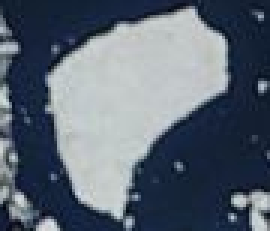
%> input picture floe.tif, 90 x 77 px (shown 3 times larger)
$ octave DetectFloe_FullCode.m   (GNU Octave 9; MATLAB toolbox functions it lacks are replaced by stand-ins)
%> lines starting %> are read from the running program, lines starting %| are printed output that depends on the picture; in (x1, y1, x2, y2) boxes, pixels count from 0 and x2, y2 are one past the last pixel; in counts of white or black regions, pixels touching at a corner belong together; the program's own positions count from 1
clear all; close all; clc;

%% Step 1: Read Image
I = imread('floe.tif');
%> I is the input picture: size 77x90x3 uint8; mean R, G, B 91.3, 101.7, 114.8

f1 = figure(1);
s1 = subplot(2,2,1);

imshow(I);

title('Step 01: Original Image', 'Color', 'k');


%% Step 2: Detect Edges of the Floe

% turn image to grayscale for input to edge function
I = rgb2gray(I);
%> I: size 77x90 uint8

%detect edges
BWs = edge(I,'sobel');
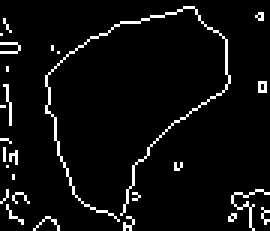
%> BWs: size 77x90 logical (shown 3 times larger); 5.2% white in thin lines or dots

% Display the resulting mask.
s2 = subplot(2,2,2);
imshow(BWs);
title('Step 02: Binary Gradient Mask', 'Color', 'k')

%% Step 3: Dilate the Image
se90 = strel('line',3,90);
se0 = strel('line',3,0);

BWsdil = imdilate(BWs,[se90 se0]);
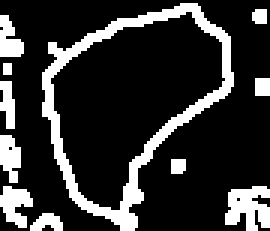
%> BWsdil: size 77x90 logical (shown 3 times larger); 19.9% white; 11 white regions (1 under 20 px), largest, box (x1, y1, x2, y2) and area: (14, 1, 78, 77) 776, (75, 62, 90, 77) 158, (0, 62, 11, 76) 96

%Display the dialated edge
s3 = subplot(2,2,3);
imshow(BWsdil);
title('Step 03: Dilated Gradient Mask', 'Color', 'k')

%% Step 4: Fill Interior Gaps

BWdfill = imfill(BWsdil,'holes');
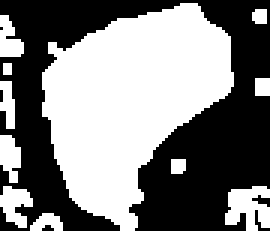
%> BWdfill: size 77x90 logical (shown 3 times larger); 50.7% white; 6 black regions (5 under 20 px), largest, box (x1, y1, x2, y2) and area: (0, 0, 90, 77) 3384

% display the filled floe
s4 = subplot(2,2,4);
imshow(BWdfill);

title('Step 04: Binary Image with Filled Holes', 'Color', 'k')

%% Step 5: Remove Small Objects


BWnobord = bwareaopen(BWdfill,800);
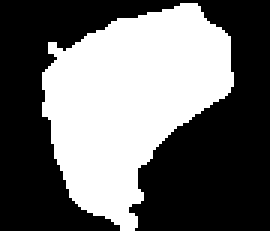
%> BWnobord: size 77x90 logical (shown 3 times larger); 41.9% white; 1 white region, box (x1, y1, x2, y2) and area: (14, 1, 78, 77) 2907

%create a new figure
f2 = figure(2);
s5 = subplot(2,2,1);
imshow(BWnobord);
title('Step 05: Remove Small Objects','Color', 'k')

%% Step 6: Smooth the Object

seD = strel('diamond',2);
BWfinal = imerode(BWnobord,seD);
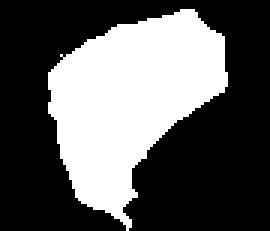
%> BWfinal: size 77x90 logical (shown 3 times larger); 36% white; 1 white region, box (x1, y1, x2, y2) and area: (16, 3, 76, 77) 2495

s6 = subplot(2,2,2);
imshow(BWfinal);
title('Step 06: Smoothed Image','Color', 'k');

%% Step 7: Visualize the Segmentation
s7 = subplot(2,2,3);
imshow(labeloverlay(I,BWfinal))
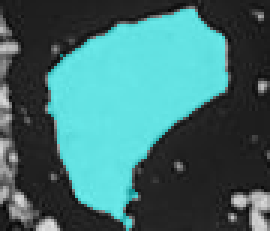
%> displayed picture: size 77x90x3, on the screen's scale of 0 to 255 (shown 3 times larger); mean R, G, B 65.3, 111.1, 111.1
title('Step 07: Mask Over Original Image', 'Color', 'k')


%% Step 8: Show Outlined Floe

BWoutline = bwperim(BWfinal);
%> BWoutline: size 77x90 logical; 2.8% white in thin lines or dots, all inside (x1, y1, x2, y2) = (16, 3, 76, 77)
Segout = I;
Segout(BWoutline) = 255;
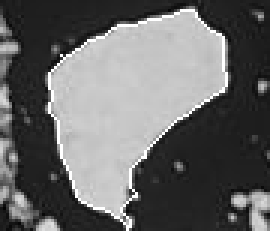
%> Segout: size 77x90 uint8 (shown 3 times larger); min 3, max 255, mean 102.9

s8 = subplot(2,2,4);
imshow(Segout)
title('Step 08: Outlined Original Image', 'Color', 'k')
